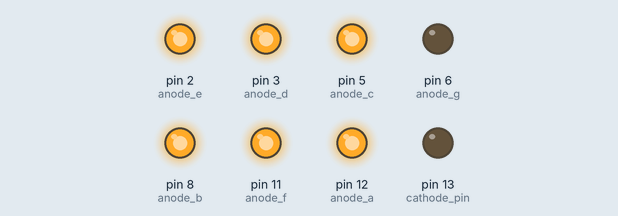
Simulated run of this sketch. Board: Arduino Uno, built with avr-gcc and run on an emulated ATmega328P. Shown: output pins drawn as LEDs (lit = HIGH).

Above: at 0.2 s.
At 1.2 s:
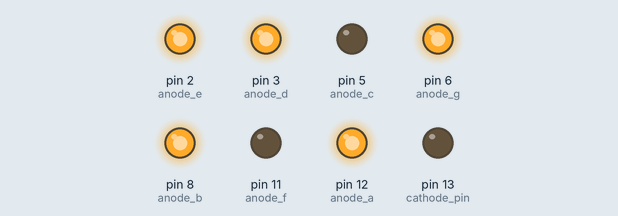
At 1.7 s:
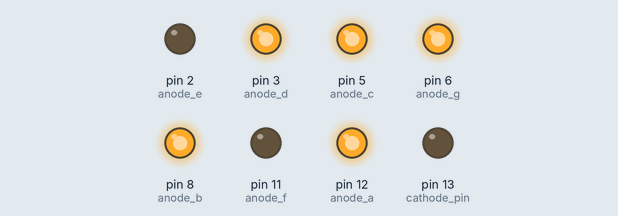
At 2.7 s:
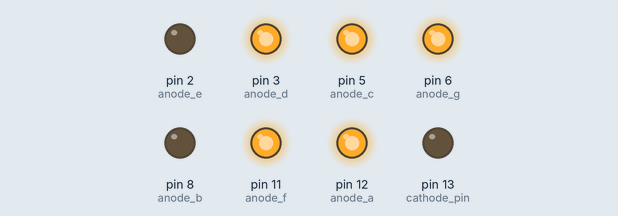
At 4.2 s:
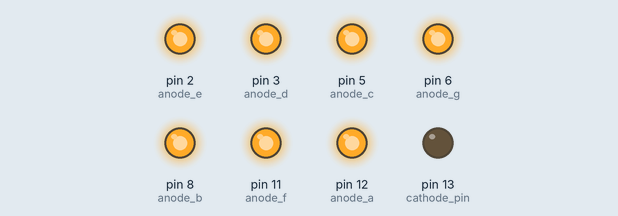
At 5.7 s:
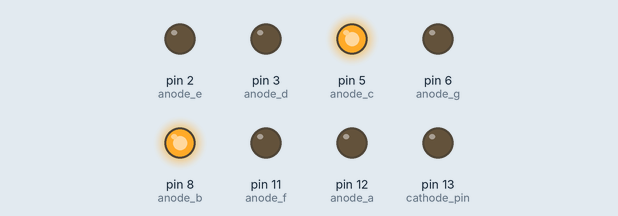
Timing chart, 0 to 6.5 s (numbered marks = the images above):
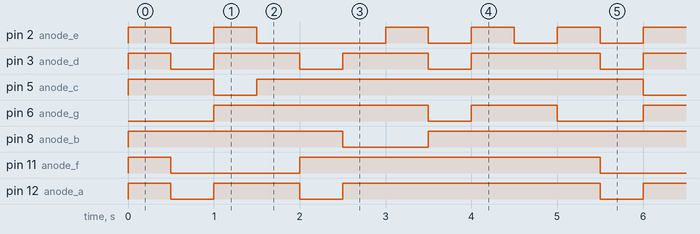

The sketch:

seven_segment_led04.ino
```cpp
const int anode_a = 12;  //アノードに接続するArduinoのピン
const int anode_b = 8;
const int anode_c = 5;
const int anode_d = 3;
const int anode_e = 2;
const int anode_f = 11;
const int anode_g = 6;
const int cathode_pin = 13; // カソードに接続するArduinoのピン

// setup()　は，最初に一度だけ実行される
void setup () {
  // ピンを出力モードに設定する
  pinMode(anode_a, OUTPUT);
  pinMode(anode_b, OUTPUT);
  pinMode(anode_c, OUTPUT);
  pinMode(anode_d, OUTPUT);
  pinMode(anode_e, OUTPUT);
  pinMode(anode_f, OUTPUT);
  pinMode(anode_g, OUTPUT);
  pinMode(cathode_pin, OUTPUT);
}

// loop() は，setup ()実行後，無限に実行される
void loop() {
  // cathode_pinにLOWを出力する
  digitalWrite(cathode_pin, LOW);

  // 各数字で点灯するピンにHIGHを，消灯するピンにLOWを出力する
  /* 0 */
  digitalWrite(anode_a, HIGH);
  digitalWrite(anode_b, HIGH);
  digitalWrite(anode_c, HIGH);
  digitalWrite(anode_d, HIGH);
  digitalWrite(anode_e, HIGH);
  digitalWrite(anode_f, HIGH);
  digitalWrite(anode_g, LOW);
  delay(500);

  /* 1 */
  digitalWrite(anode_a, LOW);
  digitalWrite(anode_b, HIGH);
  digitalWrite(anode_c, HIGH);
  digitalWrite(anode_d, LOW);
  digitalWrite(anode_e, LOW);
  digitalWrite(anode_f, LOW);
  digitalWrite(anode_g, LOW);
  delay(500);

  /* 2 */
  digitalWrite(anode_a, HIGH);
  digitalWrite(anode_b, HIGH);
  digitalWrite(anode_c, LOW);
  digitalWrite(anode_d, HIGH);
  digitalWrite(anode_e, HIGH);
  digitalWrite(anode_f, LOW);
  digitalWrite(anode_g, HIGH);
  delay(500);

  /* 3 */
  digitalWrite(anode_a, HIGH);
  digitalWrite(anode_b, HIGH);
  digitalWrite(anode_c, HIGH);
  digitalWrite(anode_d, HIGH);
  digitalWrite(anode_e, LOW);
  digitalWrite(anode_f, LOW);
  digitalWrite(anode_g, HIGH);
  delay(500);

  /* 4 */
  digitalWrite(anode_a, LOW);
  digitalWrite(anode_b, HIGH);
  digitalWrite(anode_c, HIGH);
  digitalWrite(anode_d, LOW);
  digitalWrite(anode_e, LOW);
  digitalWrite(anode_f, HIGH);
  digitalWrite(anode_g, HIGH);
  delay(500);

  /* 5 */
  digitalWrite(anode_a, HIGH);
  digitalWrite(anode_b, LOW);
  digitalWrite(anode_c, HIGH);
  digitalWrite(anode_d, HIGH);
  digitalWrite(anode_e, LOW);
  digitalWrite(anode_f, HIGH);
  digitalWrite(anode_g, HIGH);
  delay(500);

  /* 6 */
  digitalWrite(anode_a, HIGH);
  digitalWrite(anode_b, LOW);
  digitalWrite(anode_c, HIGH);
  digitalWrite(anode_d, HIGH);
  digitalWrite(anode_e, HIGH);
  digitalWrite(anode_f, HIGH);
  digitalWrite(anode_g, HIGH);
  delay(500);

  /* 7 */
  digitalWrite(anode_a, HIGH);
  digitalWrite(anode_b, HIGH);
  digitalWrite(anode_c, HIGH);
  digitalWrite(anode_d, LOW);
  digitalWrite(anode_e, LOW);
  digitalWrite(anode_f, HIGH);
  digitalWrite(anode_g, LOW);
  delay(500);

  /* 8 */
  digitalWrite(anode_a, HIGH);
  digitalWrite(anode_b, HIGH);
  digitalWrite(anode_c, HIGH);
  digitalWrite(anode_d, HIGH);
  digitalWrite(anode_e, HIGH);
  digitalWrite(anode_f, HIGH);
  digitalWrite(anode_g, HIGH);
  delay(500);

  /* 9 */
  digitalWrite(anode_a, HIGH);
  digitalWrite(anode_b, HIGH);
  digitalWrite(anode_c, HIGH);
  digitalWrite(anode_d, HIGH);
  digitalWrite(anode_e, LOW);
  digitalWrite(anode_f, HIGH);
  digitalWrite(anode_g, HIGH);
  delay(500);
}
```

Measured:
- by itself, pin 2 (anode_e): repeats every 5.0 s: LOW 0.50 s, HIGH 0.50 s, LOW 1.5 s, 2 × (HIGH 0.50 s, LOW 0.50 s), HIGH 0.50 s
- by itself, pin 3 (anode_d): repeats every 5.0 s: 2 × (LOW 0.50 s, HIGH 1.0 s), LOW 0.50 s, HIGH 1.5 s
- by itself, pin 5 (anode_c): repeats every 5.0 s: LOW 0.50 s, HIGH 4.5 s
- by itself, pin 6 (anode_g): repeats every 5.0 s: LOW 0.50 s, HIGH 1.0 s, LOW 1.0 s, HIGH 2.5 s
- by itself, pin 8 (anode_b): repeats every 5.0 s: LOW 1.0 s, HIGH 4.0 s
- by itself, pin 11 (anode_f): repeats every 5.0 s: LOW 1.5 s, HIGH 3.5 s
- by itself, pin 12 (anode_a): repeats every 5.0 s: LOW 0.50 s, HIGH 1.0 s, LOW 0.50 s, HIGH 3.0 s
